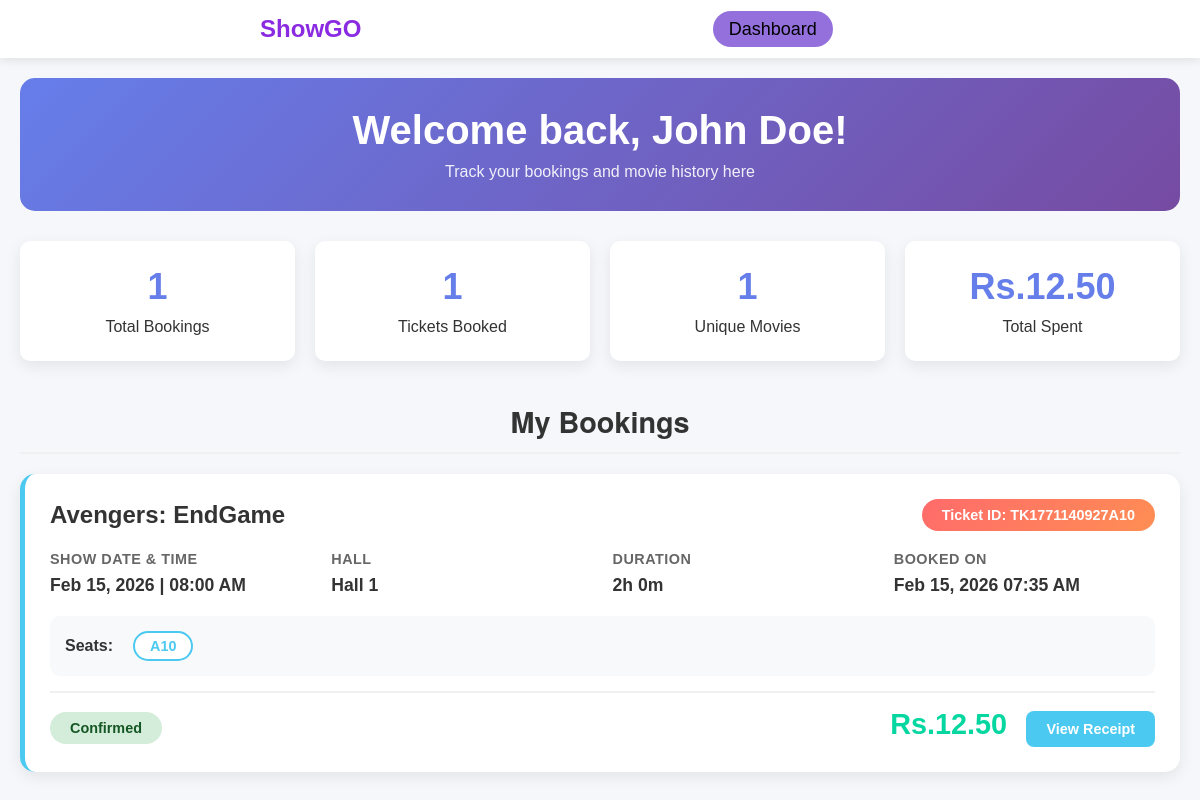
The app's page /user-dashboard.php (signed in) with its own data.
### tables this page shows
CREATE TABLE bookings (
    id INT(11) PRIMARY KEY AUTO_INCREMENT,
    user_id INT(11) NOT NULL,
    movie_id INT(11) NOT NULL,
    show_id INT(11) NOT NULL,
    showtime_id INT(11) NOT NULL,
    seat_number VARCHAR(10) NOT NULL,
    price DECIMAL(8,2) NOT NULL,
    ticket_id VARCHAR(60) UNIQUE NOT NULL,
    booked_at TIMESTAMP DEFAULT CURRENT_TIMESTAMP,
    status ENUM('confirmed', 'cancelled', 'pending') DEFAULT 'confirmed',
    FOREIGN KEY (user_id) REFERENCES users(id) ON DELETE CASCADE,
    FOREIGN KEY (movie_id) REFERENCES movies(id) ON DELETE CASCADE,
    FOREIGN KEY (show_id) REFERENCES shows(id) ON DELETE CASCADE,
    FOREIGN KEY (showtime_id) REFERENCES shows(id) ON DELETE CASCADE,
    INDEX idx_user_id (user_id),
    INDEX idx_show_id (show_id),
    INDEX idx_ticket_id (ticket_id)
);

CREATE TABLE movies (
    id INT(11) PRIMARY KEY AUTO_INCREMENT,
    title VARCHAR(255) NOT NULL,
    duration_minutes INT(11) NOT NULL,
    description TEXT,
    poster_url VARCHAR(500),
    release_date DATE,
    status ENUM('coming_soon', 'now_showing', 'ended') DEFAULT 'coming_soon',
    created_at TIMESTAMP DEFAULT CURRENT_TIMESTAMP,
    updated_at TIMESTAMP DEFAULT CURRENT_TIMESTAMP ON UPDATE CURRENT_TIMESTAMP
);

CREATE TABLE shows (
    id INT(11) PRIMARY KEY AUTO_INCREMENT,
    movie_id INT(11) NOT NULL,
    show_date DATE NOT NULL,
    show_time TIME NOT NULL,
    hall VARCHAR(50) NOT NULL,
    price_per_seat DECIMAL(8,2) NOT NULL,
    available_seats INT(11) NOT NULL,
    created_at TIMESTAMP DEFAULT CURRENT_TIMESTAMP,
    FOREIGN KEY (movie_id) REFERENCES movies(id) ON DELETE CASCADE,
    INDEX idx_movie_id (movie_id),
    INDEX idx_show_date (show_date)
);

### user-dashboard.php (the view, shortened to what this page needs)
<?php
$conn = getDB();
$user_id = $_SESSION['users_id'];
$stmt = $conn->prepare("
    SELECT
        b.id as booking_id,
        b.ticket_id,
        b.seat_number,
        b.price as total_price,
        b.booked_at as booking_date,
        b.status,
        s.show_time,
        s.show_date,
        s.hall as theater,
        s.price_per_seat as ticket_price,
        m.title as movie_title,
        m.duration_minutes as duration
    FROM bookings b
    JOIN shows s ON b.showtime_id = s.id
    JOIN movies m ON s.movie_id = m.id
    WHERE b.user_id = ?
    ORDER BY b.booked_at DESC
");
$stmt->bind_param("i", $user_id);
$stmt->execute();
$result = $stmt->get_result();
$bookings = $result->fetch_all(MYSQLI_ASSOC);
$grouped_bookings = [];
foreach ($bookings as $booking) {
    $ticket_id = $booking['ticket_id'];
    $seats_array = !empty($booking['seat_number']) ? explode(',', $booking['seat_number']) : [];
    if (!isset($grouped_bookings[$ticket_id])) {
        $grouped_bookings[$ticket_id] = [
            'booking_id' => $booking['booking_id'],
            'ticket_id' => $ticket_id,
            'movie_title' => $booking['movie_title'],
            'show_time' => $booking['show_time'],
            'show_date' => $booking['show_date'],
            'theater' => $booking['theater'],
            'seats' => $seats_array,
            'total_amount' => $booking['total_price'],
            'booking_date' => $booking['booking_date'],
            'status' => $booking['status'],
            'duration' => $booking['duration']
        ];
    }
}
$total_bookings = count($grouped_bookings);
$total_tickets = array_sum(array_map(function($booking) {
    return count($booking['seats']);
}, $grouped_bookings));
$total_spent = array_sum(array_column($bookings, 'total_price'));
$unique_movies = count(array_unique(array_column($bookings, 'movie_title')));
?>
<!DOCTYPE html>
<html lang="en">
<head>
    <link rel="stylesheet" href="css/style.css">
</head>
<body>
    <header>
        <div class="header-container">
            <div class="logo">ShowGO</div>
            <nav>
                <ul>
                    <li><a href="index.php">Home</a></li>
                    <li><a href="booking.php">Movies</a></li>
                    <li><a href="ticket_rates.php">Ticket Rate</a></li>
                    <li><a href="user-dashboard.php" class="active">Dashboard</a></li>
                    <li><a href="user-logout.php">Logout</a></li>
                </ul>
            </nav>
        </div>
    </header>
    <div class="dashboard-container">
        <div class="welcome-section">
            <h1>Welcome back, <?php echo htmlspecialchars($_SESSION['users_name']); ?>!</h1>
            <p style="margin-top: 10px; opacity: 0.9;">Track your bookings and movie history here</p>
        </div>
        <div class="stats-grid">
            <div class="stat-card">
                <div class="stat-number"><?php echo $total_bookings; ?></div>
                <p>Total Bookings</p>
            </div>
            <div class="stat-card">
                <div class="stat-number"><?php echo $total_tickets; ?></div>
                <p>Tickets Booked</p>
            </div>
            <div class="stat-card">
                <div class="stat-number"><?php echo $unique_movies; ?></div>
                <p>Unique Movies</p>
            </div>
            <div class="stat-card">
                <div class="stat-number">
                    Rs.<?php echo number_format($total_spent, 2); ?>
                </div>
                <p>Total Spent</p>
            </div>
        </div>
        <h2 class="section-title">My Bookings</h2>
        <?php if(empty($grouped_bookings)): ?>
            <div class="no-bookings">
                <h3>No bookings yet!</h3>
                <p>Start your movie journey by booking your first show.</p>
                <a href="booking.php" class="btn-book-now">Book Your First Movie</a>
            </div>
        <?php else: ?>
            <div class="bookings-grid">
                <?php foreach($grouped_bookings as $ticket_id => $booking): ?>
                <div class="booking-card" data-booking-id="<?php echo htmlspecialchars($booking['booking_id']); ?>">
                    <div class="booking-header">
                        <h3><?php echo htmlspecialchars($booking['movie_title']); ?></h3>
                        <span class="booking-id">Ticket ID: <?php echo $ticket_id; ?></span>
                    </div>
                    <div class="booking-details">
                        <div class="detail-item">
                            <h4>Show Date & Time</h4>
                            <p>
                                <?php
                                    echo date('M d, Y', strtotime($booking['show_date']));
                                    echo ' | ';
                                    echo date('h:i A', strtotime($booking['show_time']));
                                ?>
                            </p>
                        </div>
                        <div class="detail-item">
                            <h4>Hall</h4>
                            <p><?php echo htmlspecialchars($booking['theater']); ?></p>
                        </div>
                        <div class="detail-item">
                            <h4>Duration</h4>
                            <p>
                                <?php
                                    $hours = floor($booking['duration'] / 60);
                                    $minutes = $booking['duration'] % 60;
                                    echo $hours . 'h ' . $minutes . 'm';
                                ?>
                            </p>
                        </div>
                        <div class="detail-item">
                            <h4>Booked On</h4>
                            <p><?php echo date('M d, Y h:i A', strtotime($booking['booking_date'])); ?></p>
                        </div>
                    </div>
                    <div class="seats-section">
                        <strong style="color: #333; margin-right: 10px;">Seats:</strong>
                        <?php if(!empty($booking['seats'])): ?>
                            <?php foreach($booking['seats'] as $seat): ?>
                                <?php $seat = trim($seat); ?>
                                <?php if(!empty($seat)): ?>
                                    <span class="seat-badge"><?php echo htmlspecialchars($seat); ?></span>
                                <?php endif; ?>
                            <?php endforeach; ?>
                        <?php else: ?>
                            <span style="color: #666;">No seats assigned</span>
                        <?php endif; ?>
                    </div>
                    <div class="amount-section">
                        <div>
                            <?php
                            $status = strtolower($booking['status']);
                            $status_class = 'status-' . $status;
                            ?>
                            <span class="status-badge <?php echo $status_class; ?>" data-status="<?php echo htmlspecialchars($status); ?>">
                                <?php echo ucfirst($booking['status']); ?>
                            </span>
                        </div>
                        <div>
                            <span class="total-amount">Rs.<?php echo number_format($booking['total_amount'], 2); ?></span>
                            <a href="ticket_receipt.php?ticket_id=<?php echo urlencode($ticket_id); ?>" class="view-receipt-btn" style="margin-left: 15px;">
                                View Receipt
                            </a>
                        </div>
                    </div>
                </div>
                <?php endforeach; ?>
            </div>
        <?php endif; ?>
    </div>
</body>
</html>

### css/style.css (style rules this page uses)
* { margin: 0; padding: 0; box-sizing: border-box; font-family: Arial, Helvetica, sans-serif; }
body { background: #80a1ba; color: #8b99bb; overflow-x: hidden; }
header { width: 100%; padding: 12px 16px; display: flex; align-items: center; justify-content: space-between; background: #4a628a; position: sticky; top: 0; z-index: 100; box-shadow: 0 2px 5px rgba(0, 0, 0, 0.5); }
.logo { font-size: 20px; color: whitesmoke; font-weight: bold; }
nav ul { list-style: none; display: flex; gap: 30px; margin: 0; padding: 0; }
nav ul li a { color: white; text-decoration: none; font-size: 18px; font-weight: 500; }
h2 { text-align: center; margin-top: 40px; margin-bottom: 25px; font-size: 28px; color: #0c2b4e; font-family: "Helvetica Neue", sans-serif; }
h2 { text-align: center; color: #0c0c65; margin-top: 30px; }

### user-dashboard.php (style rules this page uses)
* { margin: 0; padding: 0; box-sizing: border-box; }
body { background: #f5f7fa; font-family: 'Segoe UI', Tahoma, Geneva, Verdana, sans-serif; color: #333; }
header { background: white; box-shadow: 0 2px 10px rgba(0,0,0,0.1); padding: 15px 20px; position: sticky; top: 0; z-index: 100; }
.header-container { max-width: 1200px; margin: 0 auto; display: flex; justify-content: space-between; align-items: center; }
.logo { font-size: 24px; font-weight: bold; color: blueviolet; }
nav ul { display: flex; list-style: none; gap: 20px; }
nav a { text-decoration: none; color: #333; font-weight: 500; padding: 8px 16px; border-radius: 20px; transition: all 0.3s ease; }
nav a:hover, nav a.active { background: mediumpurple; color: black; }
.dashboard-container { max-width: 1200px; margin: 20px auto; padding: 0 20px; }
.welcome-section { background: linear-gradient(135deg, #667eea 0%, #764ba2 100%); color: white; padding: 30px; border-radius: 15px; margin-bottom: 30px; text-align: center; }
.welcome-section h1 { font-size: 2.5rem; margin-bottom: 10px; }
.stats-grid { display: grid; grid-template-columns: repeat(auto-fit, minmax(250px, 1fr)); gap: 20px; margin-bottom: 40px; }
.stat-card { background: white; padding: 25px; border-radius: 10px; box-shadow: 0 5px 15px rgba(0,0,0,0.08); text-align: center; transition: transform 0.3s; }
.stat-number { font-size: 36px; font-weight: bold; color: #667eea; margin-bottom: 10px; }
.section-title { font-size: 1.8rem; color: #333; margin: 40px 0 20px; padding-bottom: 10px; border-bottom: 2px solid #f0f0f0; }
.bookings-grid { display: grid; gap: 25px; }
.booking-card { background: white; border-radius: 15px; padding: 25px; box-shadow: 0 5px 15px rgba(0,0,0,0.08); transition: all 0.3s; border-left: 5px solid #4cc9f0; }
.booking-header { display: flex; justify-content: space-between; align-items: center; margin-bottom: 20px; flex-wrap: wrap; gap: 15px; }
.booking-header h3 { color: #333; font-size: 1.5rem; margin: 0; }
.booking-id { background: linear-gradient(135deg, #ff6b6b, #ff8e53); color: white; padding: 8px 20px; border-radius: 20px; font-weight: bold; font-size: 0.9rem; }
.booking-details { display: grid; grid-template-columns: repeat(auto-fit, minmax(200px, 1fr)); gap: 20px; margin-bottom: 20px; }
.detail-item h4 { color: #666; margin-bottom: 8px; font-size: 0.9rem; text-transform: uppercase; letter-spacing: 0.5px; }
.detail-item p { font-size: 1.1rem; font-weight: 600; margin: 0; color: #333; }
.seats-section { background: #f8f9fa; padding: 15px; border-radius: 10px; margin: 15px 0; display: flex; flex-wrap: wrap; gap: 10px; align-items: center; }
.seat-badge { background: white; border: 2px solid #4cc9f0; color: #4cc9f0; padding: 5px 15px; border-radius: 20px; font-weight: bold; font-size: 0.9rem; }
.amount-section { display: flex; justify-content: space-between; align-items: center; padding-top: 15px; border-top: 2px solid #f0f0f0; flex-wrap: wrap; gap: 15px; }
.status-badge { padding: 8px 20px; border-radius: 20px; font-weight: bold; font-size: 0.9rem; }
.status-confirmed { background: #d4edda; color: #155724; }
.total-amount { font-size: 1.8rem; color: #06d6a0; font-weight: bold; }
.view-receipt-btn { display: inline-block; background: #4cc9f0; color: white; padding: 10px 20px; border-radius: 8px; text-decoration: none; font-weight: bold; font-size: 0.9rem; transition: all 0.3s; border: none; cursor: pointer; }

### records on screen
bookings: movie.title "Avengers: EndGame", ticket "TK1771140927A10", show.show_date "Feb 15, 2026", show.show_time "08:00 AM", show.hall "Hall 1", movie.duration_minutes "2", movie.duration_minutes "0", booked_at "Feb 15, 2026 07:35 AM", seat "A10", status "Confirmed", total_amount "12.50"

### other values on screen
$_SESSION['users_name'] "John Doe"
$total_bookings "1"
$total_tickets "1"
$unique_movies "1"
$total_spent "12.50"
